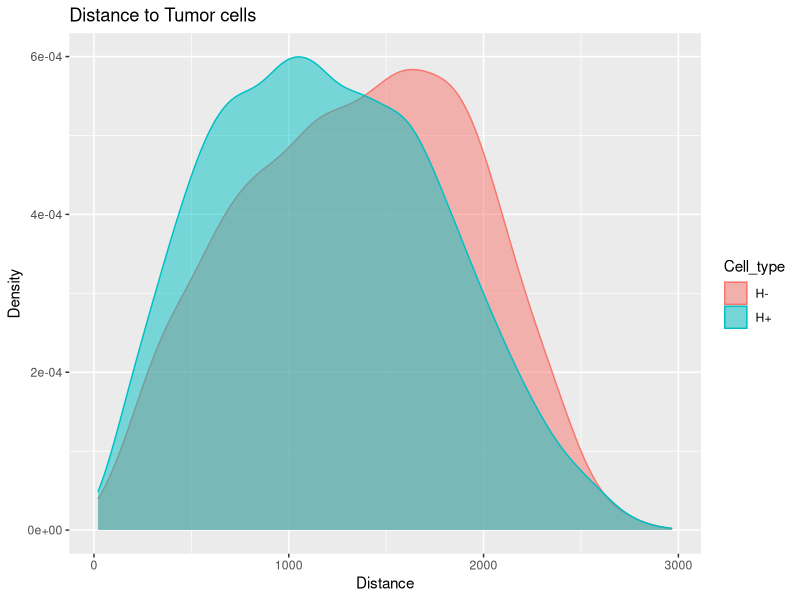
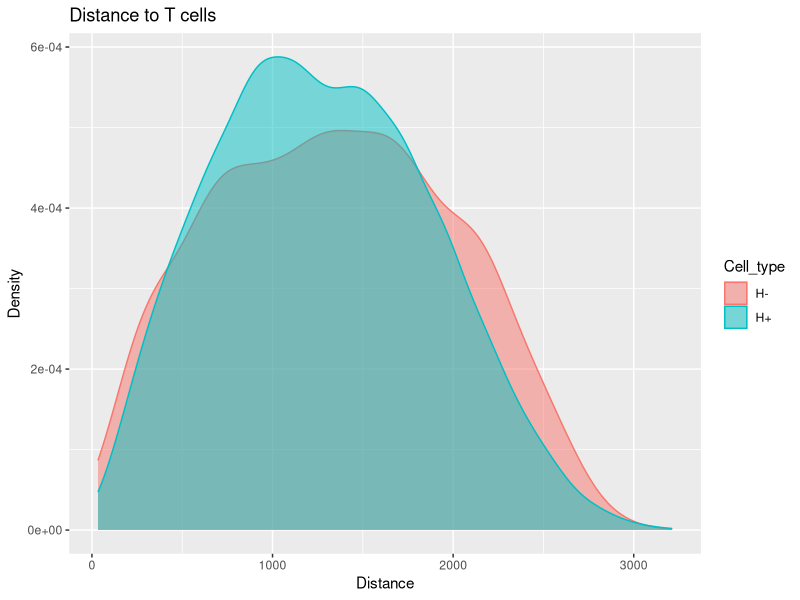
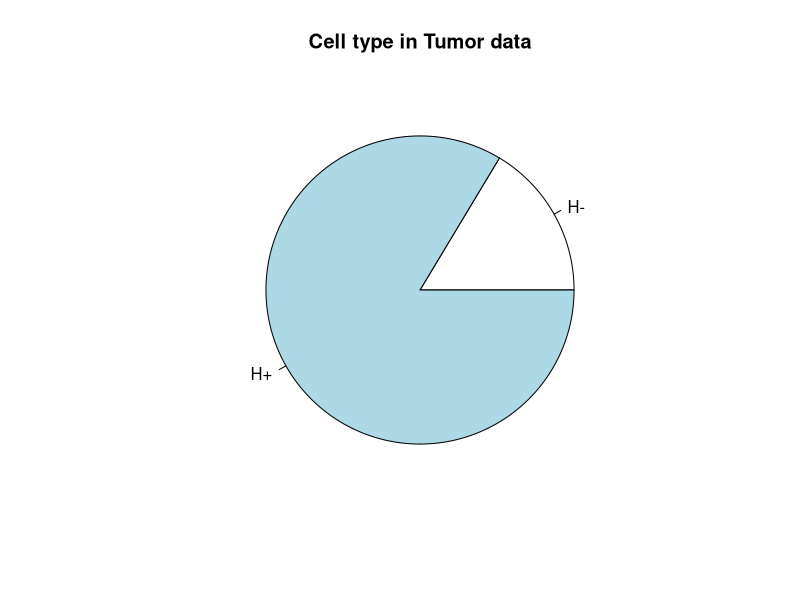
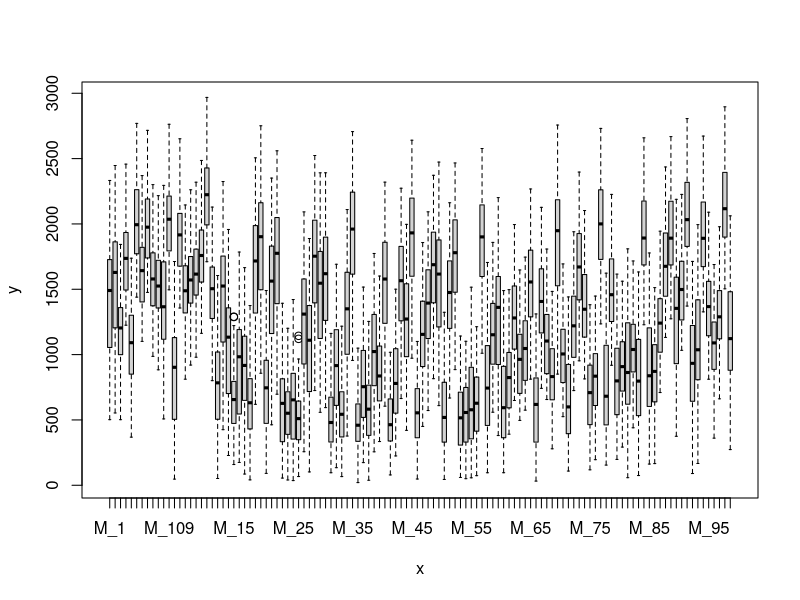
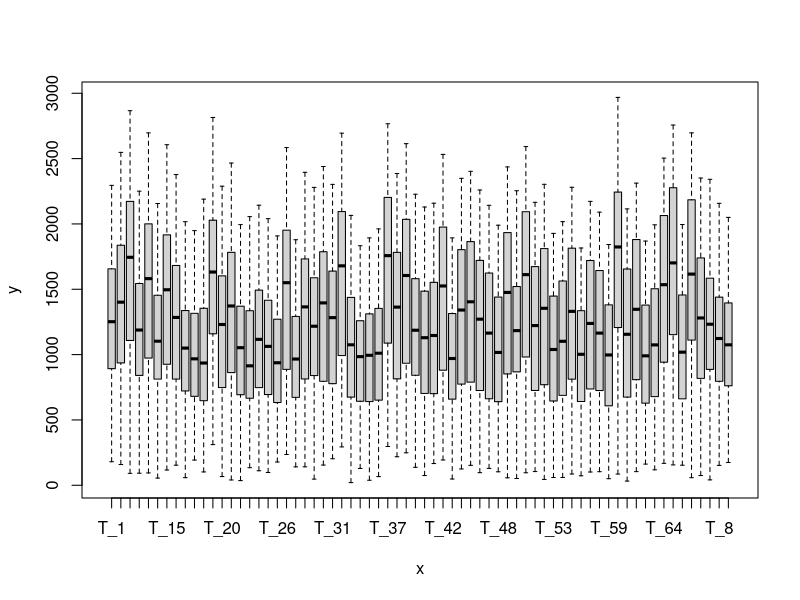
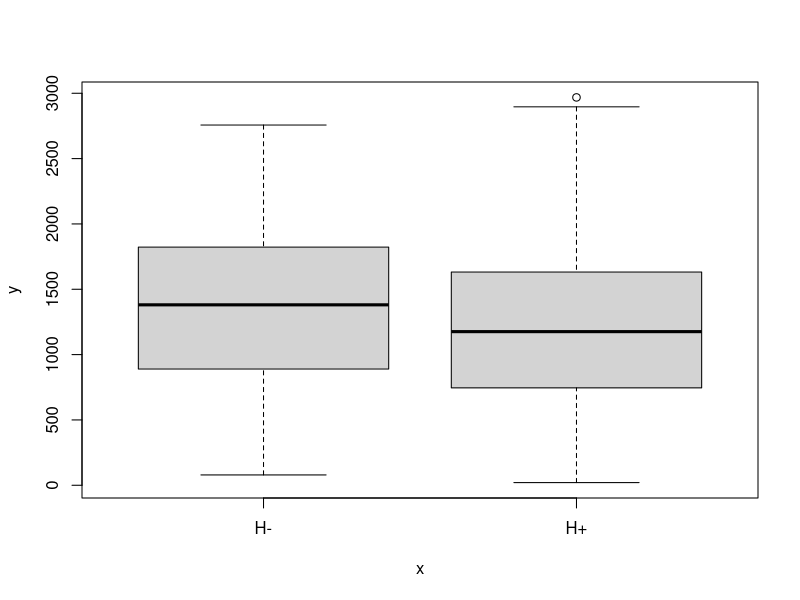
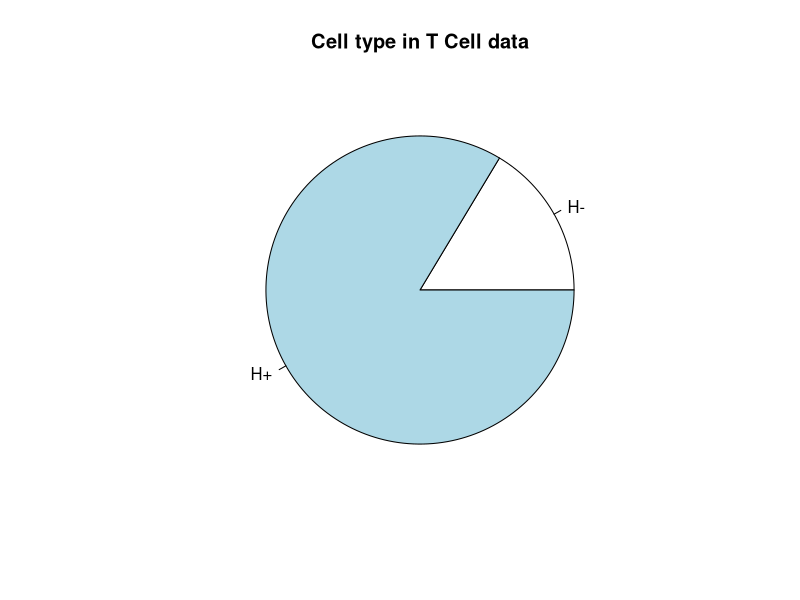
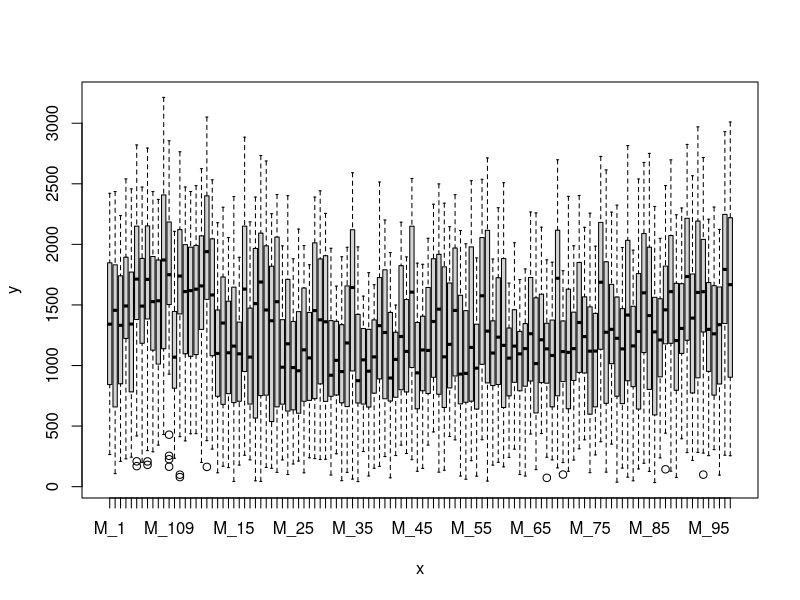

The R script that drew these images, in order:
## ---- chunk 1
#===============================================================================
# Library
#===============================================================================
library(tidyverse)
library(corrplot)
## ---- chunk 2
#===============================================================================
# Import
#===============================================================================
# load the data into individual objects
tumor_data <- read.csv(file = "tumor_data.csv")
t_cell_data <- read.csv(file = "t_cell_data.csv")
# load the first six line of data just to double check
head(tumor_data)
head(t_cell_data)

#===============================================================================
# Tidy
#===============================================================================
# clean up the data by making them into factor, somehow factor in data-preprocessor.R did not work
# tumor data
tumor_data$Cell_ID_Myeloid <- as.factor(tumor_data$Cell_ID_Myeloid)
tumor_data$Cell_ID_Tumor <- as.factor(tumor_data$Cell_ID_Tumor)
tumor_data$Cell_type <- as.factor(tumor_data$Cell_type)
# use tibble to tidy up the data
tumor_data <- as_tibble(tumor_data)

# t cell data
t_cell_data$Cell_ID_Myeloid <- as.factor(t_cell_data$Cell_ID_Myeloid)
t_cell_data$Cell_ID_T_Cell <- as.factor(t_cell_data$Cell_ID_T_Cell)
t_cell_data$Cell_type <- as.factor(t_cell_data$Cell_type)
# use tibble to tidy up the data
t_cell_data <- as_tibble(t_cell_data)

# generate summary and correlation to give an overview
summary(t_cell_data)
summary(tumor_data)
## ---- chunk 3
#===============================================================================
# Validate
#===============================================================================
# tumor
# compute density
density_tumor_distance_hpositive <- density(tumor_data$Distance[tumor_data$Cell_type == "H+"])
density_tumor_distance_hnegative <- density(tumor_data$Distance[tumor_data$Cell_type == "H-"])
ggplot(tumor_data, aes(x = Distance, color = Cell_type, fill = Cell_type)) +
  geom_density(alpha = 0.5) +
  labs(title = "Distance to Tumor cells", y = "Density")
#  xlim(c(min(density_tumor_distance_hpositive$x, density_tumor_distance_hnegative$x),
#         c(max(density_tumor_distance_hpositive$x, density_tumor_distance_hnegative$x)))) +
#  scale_fill_discrete(name = "Cell type", labels = c("H+", "H-"))
#dev.off()

# t cell
# compute density
density_t_cell_distance_hpositive <- density(t_cell_data$Distance[t_cell_data$Cell_type == "H+"])
density_t_cell_distance_hnegative <- density(t_cell_data$Distance[t_cell_data$Cell_type == "H-"])
# plot density graph
#png(file = "./density_ggplot_distance_to_t_cells.png")
# normal plot
#plot(density_t_cell_distance_hpositive, lwd = 2, col = "blue", main = "Distance to T cells")
#polygon(density_t_cell_distance_hpositive, col = rgb(0, 0, 1, alpha = 0.5))
#lines(density_t_cell_distance_hnegative, lwd = 2, col = "red")
#polygon(density_t_cell_distance_hnegative, col = rgb(1, 0, 0, alpha = 0.5))
# ggplot
ggplot(t_cell_data, aes(x = Distance, color = Cell_type, fill = Cell_type)) +
  geom_density(alpha = 0.5) +
  labs(title = "Distance to T cells", y = "Density")
#dev.off()
## ---- chunk 4
#===============================================================================
# Understand (Transform, Model, Visualize)
#===============================================================================
# generating some graph for interpretation
# tumor data
pie(table(tumor_data$Cell_type), main = "Cell type in Tumor data")
plot(tumor_data$Cell_ID_Myeloid, tumor_data$Distance)
plot(tumor_data$Cell_ID_Tumor, tumor_data$Distance)
#plot(tumor_data$Distance, tumor_data$Cell_ID_Myeloid) # scatterplot, too much points
#plot(tumor_data$Distance, tumor_data$Cell_ID_Tumor)
plot(tumor_data$Cell_type, tumor_data$Distance)

# t cell data
pie(table(t_cell_data$Cell_type), main = "Cell type in T Cell data")
plot(t_cell_data$Cell_ID_Myeloid, t_cell_data$Distance)
plot(t_cell_data$Cell_ID_T_Cell, t_cell_data$Distance)
#plot(t_cell_data$Distance, t_cell_data$Cell_ID_Myeloid) # scatterplot, too much points
#plot(t_cell_data$Distance, t_cell_data$Cell_ID_T_Cell)
plot(t_cell_data$Cell_type, t_cell_data$Distance)
